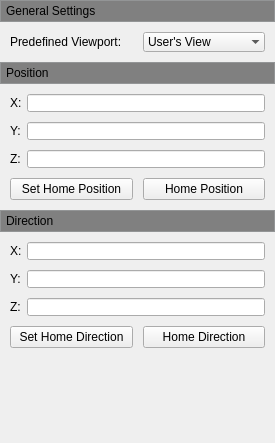
               <widget class="QWidget" name="scrollAreaWidgetContents_7">
                <property name="geometry">
                 <rect>
                  <x>0</x>
                  <y>0</y>
                  <width>275</width>
                  <height>443</height>
                 </rect>
                </property>
                <layout class="QVBoxLayout" name="verticalLayout_20">
                 <property name="spacing">
                  <number>0</number>
                 </property>
                 <property name="leftMargin">
                  <number>0</number>
                 </property>
                 <property name="topMargin">
                  <number>0</number>
                 </property>
                 <property name="rightMargin">
                  <number>0</number>
                 </property>
                 <property name="bottomMargin">
                  <number>0</number>
                 </property>
                 <item>
                  <widget class="QFrame" name="verticalFrame_6">
                   <property name="styleSheet">
                    <string notr="true">background-color:rgb(191,193,194)</string>
                   </property>
                   <property name="frameShape">
                    <enum>QFrame::StyledPanel</enum>
                   </property>
                   <layout class="QVBoxLayout" name="verticalLayout_21">
                    <property name="leftMargin">
                     <number>0</number>
                    </property>
                    <property name="topMargin">
                     <number>0</number>
                    </property>
                    <property name="rightMargin">
                     <number>0</number>
                    </property>
                    <property name="bottomMargin">
                     <number>0</number>
                    </property>
                    <item>
                     <widget class="QPushButton" name="m_pPushButtonCameraGSet">
                      <property name="enabled">
                       <bool>true</bool>
                      </property>
                      <property name="sizePolicy">
                       <sizepolicy hsizetype="Expanding" vsizetype="Fixed">
                        <horstretch>0</horstretch>
                        <verstretch>0</verstretch>
                       </sizepolicy>
                      </property>
                      <property name="minimumSize">
                       <size>
                        <width>0</width>
                        <height>20</height>
                       </size>
                      </property>
                      <property name="maximumSize">
                       <size>
                        <width>16777215</width>
                        <height>20</height>
                       </size>
                      </property>
                      <property name="cursor">
                       <cursorShape>ArrowCursor</cursorShape>
                      </property>
                      <property name="mouseTracking">
                       <bool>true</bool>
                      </property>
                      <property name="focusPolicy">
                       <enum>Qt::NoFocus</enum>
                      </property>
                      <property name="autoFillBackground">
                       <bool>false</bool>
                      </property>
                      <property name="styleSheet">
                       <string notr="true">QPushButton {
    background-color: gray;
	border: 0px;
	border-radius: 0px;
	text-align: left;
	padding-left: 5px;
}
</string>
                      </property>
                      <property name="text">
                       <string>General Settings</string>
                      </property>
                      <property name="iconSize">
                       <size>
                        <width>10</width>
                        <height>10</height>
                       </size>
                      </property>
                      <property name="checkable">
                       <bool>true</bool>
                      </property>
                      <property name="checked">
                       <bool>true</bool>
                      </property>
                      <property name="flat">
                       <bool>true</bool>
                      </property>
                     </widget>
                    </item>
                   </layout>
                  </widget>
                 </item>
                 <item>
                  <widget class="QWidget" name="m_pCameraGSetWidget" native="true">
                   <layout class="QVBoxLayout" name="verticalLayout_13">
                    <property name="leftMargin">
                     <number>10</number>
                    </property>
                    <property name="topMargin">
                     <number>10</number>
                    </property>
                    <property name="rightMargin">
                     <number>10</number>
                    </property>
                    <property name="bottomMargin">
                     <number>10</number>
                    </property>
                    <item>
                     <widget class="QFrame" name="m_pLayoutGS">
                      <layout class="QHBoxLayout" name="horizontalLayout_8">
                       <property name="spacing">
                        <number>10</number>
                       </property>
                       <property name="leftMargin">
                        <number>0</number>
                       </property>
                       <property name="topMargin">
                        <number>0</number>
                       </property>
                       <property name="rightMargin">
                        <number>0</number>
                       </property>
                       <property name="bottomMargin">
                        <number>0</number>
                       </property>
                       <item>
                        <widget class="QLabel" name="label_4">
                         <property name="text">
                          <string>Predefined Viewport:</string>
                         </property>
                        </widget>
                       </item>
                       <item>
                        <widget class="QComboBox" name="m_pComboBox_PredefinedViewport">
                         <property name="frame">
                          <bool>false</bool>
                         </property>
                         <item>
                          <property name="text">
                           <string>User's View</string>
                          </property>
                         </item>
                         <item>
                          <property name="text">
                           <string>Top-Down</string>
                          </property>
                         </item>
                        </widget>
                       </item>
                      </layout>
                     </widget>
                    </item>
                   </layout>
                  </widget>
                 </item>
                 <item>
                  <widget class="QFrame" name="verticalFrame_7">
                   <property name="styleSheet">
                    <string notr="true">background-color:rgb(191,193,194)</string>
                   </property>
                   <property name="frameShape">
                    <enum>QFrame::StyledPanel</enum>
                   </property>
                   <layout class="QVBoxLayout" name="verticalLayout_22">
                    <property name="leftMargin">
                     <number>0</number>
                    </property>
                    <property name="topMargin">
                     <number>0</number>
                    </property>
                    <property name="rightMargin">
                     <number>0</number>
                    </property>
                    <property name="bottomMargin">
                     <number>0</number>
                    </property>
                    <item>
                     <widget class="QPushButton" name="m_pPushButtonCameraPosition">
                      <property name="enabled">
                       <bool>true</bool>
                      </property>
                      <property name="sizePolicy">
                       <sizepolicy hsizetype="Expanding" vsizetype="Fixed">
                        <horstretch>0</horstretch>
                        <verstretch>0</verstretch>
                       </sizepolicy>
                      </property>
                      <property name="minimumSize">
                       <size>
                        <width>0</width>
                        <height>20</height>
                       </size>
                      </property>
                      <property name="maximumSize">
                       <size>
                        <width>16777215</width>
                        <height>20</height>
                       </size>
                      </property>
                      <property name="focusPolicy">
                       <enum>Qt::NoFocus</enum>
                      </property>
                      <property name="autoFillBackground">
                       <bool>false</bool>
                      </property>
                      <property name="styleSheet">
                       <string notr="true">QPushButton {
    background-color:gray;
	border: 0px;
	border-radius: 0px;
	text-align: left;
	padding-left: 5px;
}
</string>
                      </property>
                      <property name="text">
                       <string>Position</string>
                      </property>
                      <property name="iconSize">
                       <size>
                        <width>10</width>
                        <height>10</height>
                       </size>
                      </property>
                      <property name="checkable">
                       <bool>true</bool>
                      </property>
                      <property name="checked">
                       <bool>true</bool>
                      </property>
                      <property name="flat">
                       <bool>true</bool>
                      </property>
                     </widget>
                    </item>
                   </layout>
                  </widget>
                 </item>
                 <item>
                  <widget class="QWidget" name="m_pCameraPositionWidget" native="true">
                   <layout class="QFormLayout" name="formLayout_13">
                    <property name="fieldGrowthPolicy">
                     <enum>QFormLayout::AllNonFixedFieldsGrow</enum>
                    </property>
                    <property name="horizontalSpacing">
                     <number>5</number>
                    </property>
                    <property name="verticalSpacing">
                     <number>10</number>
                    </property>
                    <property name="leftMargin">
                     <number>10</number>
                    </property>
                    <property name="topMargin">
                     <number>10</number>
                    </property>
                    <property name="rightMargin">
                     <number>10</number>
                    </property>
                    <property name="bottomMargin">
                     <number>10</number>
                    </property>
                    <item row="0" column="0">
                     <widget class="QLabel" name="label_52">
                      <property name="text">
                       <string>X:</string>
                      </property>
                      <property name="buddy">
                       <cstring>m_pCameraGSetWidget</cstring>
                      </property>
                     </widget>
                    </item>
                    <item row="0" column="1">
                     <widget class="QLineEdit" name="m_p_LineEdit_CameraPositionX">
                      <property name="maximumSize">
                       <size>
                        <width>1000</width>
                        <height>18</height>
                       </size>
                      </property>
                     </widget>
                    </item>
                    <item row="1" column="0">
                     <widget class="QLabel" name="label_53">
                      <property name="text">
                       <string>Y:</string>
                      </property>
                     </widget>
                    </item>
                    <item row="1" column="1">
                     <widget class="QLineEdit" name="m_p_LineEdit_CameraPositionY">
                      <property name="maximumSize">
                       <size>
                        <width>1000</width>
                        <height>18</height>
                       </size>
                      </property>
                     </widget>
                    </item>
                    <item row="2" column="0">
                     <widget class="QLabel" name="label_54">
                      <property name="text">
                       <string>Z:</string>
                      </property>
                     </widget>
                    </item>
                    <item row="2" column="1">
                     <widget class="QLineEdit" name="m_p_LineEdit_CameraPositionZ">
                      <property name="maximumSize">
                       <size>
                        <width>1000</width>
                        <height>18</height>
                       </size>
                      </property>
                      <property name="inputMask">
                       <string/>
                      </property>
                      <property name="placeholderText">
                       <string/>
                      </property>
                      <property name="cursorMoveStyle">
                       <enum>Qt::LogicalMoveStyle</enum>
                      </property>
                     </widget>
                    </item>
                    <item row="3" column="0" colspan="2">
                     <layout class="QHBoxLayout" name="horizontalLayout_16">
                      <property name="spacing">
                       <number>10</number>
                      </property>
                      <property name="leftMargin">
                       <number>0</number>
                      </property>
                      <property name="rightMargin">
                       <number>0</number>
                      </property>
                      <property name="bottomMargin">
                       <number>0</number>
                      </property>
                      <item>
                       <widget class="QPushButton" name="m_p_PushButton_SetHomePosition">
                        <property name="sizePolicy">
                         <sizepolicy hsizetype="Expanding" vsizetype="Fixed">
                          <horstretch>0</horstretch>
                          <verstretch>0</verstretch>
                         </sizepolicy>
                        </property>
                        <property name="minimumSize">
                         <size>
                          <width>0</width>
                          <height>22</height>
                         </size>
                        </property>
                        <property name="maximumSize">
                         <size>
                          <width>1000</width>
                          <height>21</height>
                         </size>
                        </property>
                        <property name="text">
                         <string>Set Home Position</string>
                        </property>
                       </widget>
                      </item>
                      <item>
                       <widget class="QPushButton" name="m_p_PushButton_HomePosition">
                        <property name="sizePolicy">
                         <sizepolicy hsizetype="Expanding" vsizetype="Fixed">
                          <horstretch>0</horstretch>
                          <verstretch>0</verstretch>
                         </sizepolicy>
                        </property>
                        <property name="minimumSize">
                         <size>
                          <width>0</width>
                          <height>22</height>
                         </size>
                        </property>
                        <property name="maximumSize">
                         <size>
                          <width>1000</width>
                          <height>21</height>
                         </size>
                        </property>
                        <property name="text">
                         <string>Home Position</string>
                        </property>
                       </widget>
                      </item>
                     </layout>
                    </item>
                   </layout>
                  </widget>
                 </item>
                 <item>
                  <widget class="QFrame" name="verticalFrame_8">
                   <property name="styleSheet">
                    <string notr="true">background-color:rgb(191,193,194)</string>
                   </property>
                   <property name="frameShape">
                    <enum>QFrame::StyledPanel</enum>
                   </property>
                   <layout class="QVBoxLayout" name="verticalLayout_23">
                    <property name="leftMargin">
                     <number>0</number>
                    </property>
                    <property name="topMargin">
                     <number>0</number>
                    </property>
                    <property name="rightMargin">
                     <number>0</number>
                    </property>
                    <property name="bottomMargin">
                     <number>0</number>
                    </property>
                    <item>
                     <widget class="QPushButton" name="m_pPushButtonCameraDirection">
                      <property name="enabled">
                       <bool>true</bool>
                      </property>
                      <property name="sizePolicy">
                       <sizepolicy hsizetype="Expanding" vsizetype="Fixed">
                        <horstretch>0</horstretch>
                        <verstretch>0</verstretch>
                       </sizepolicy>
                      </property>
                      <property name="minimumSize">
                       <size>
                        <width>0</width>
                        <height>20</height>
                       </size>
                      </property>
                      <property name="maximumSize">
                       <size>
                        <width>16777215</width>
                        <height>20</height>
                       </size>
                      </property>
                      <property name="focusPolicy">
                       <enum>Qt::NoFocus</enum>
                      </property>
                      <property name="autoFillBackground">
                       <bool>false</bool>
                      </property>
                      <property name="styleSheet">
                       <string notr="true">QPushButton {
    background-color: gray;
	border: 0px;
	border-radius: 0px;
	text-align: left;
	padding-left: 5px;
}
</string>
                      </property>
                      <property name="text">
                       <string>Direction</string>
                      </property>
                      <property name="iconSize">
                       <size>
                        <width>10</width>
                        <height>10</height>
                       </size>
                      </property>
                      <property name="checkable">
                       <bool>true</bool>
                      </property>
                      <property name="checked">
                       <bool>true</bool>
                      </property>
                      <property name="autoExclusive">
                       <bool>true</bool>
                      </property>
                      <property name="flat">
                       <bool>true</bool>
                      </property>
                     </widget>
                    </item>
                   </layout>
                  </widget>
                 </item>
                 <item>
                  <widget class="QWidget" name="m_pCameraDirectionWidget" native="true">
                   <layout class="QFormLayout" name="formLayout_14">
                    <property name="fieldGrowthPolicy">
                     <enum>QFormLayout::AllNonFixedFieldsGrow</enum>
                    </property>
                    <property name="horizontalSpacing">
                     <number>5</number>
                    </property>
                    <property name="verticalSpacing">
                     <number>10</number>
                    </property>
                    <property name="leftMargin">
                     <number>10</number>
                    </property>
                    <property name="topMargin">
                     <number>10</number>
                    </property>
                    <property name="rightMargin">
                     <number>10</number>
                    </property>
                    <property name="bottomMargin">
                     <number>10</number>
                    </property>
                    <item row="0" column="0">
                     <widget class="QLabel" name="m_p_Label_DirectionX">
                      <property name="text">
                       <string>X:</string>
                      </property>
                     </widget>
                    </item>
                    <item row="0" column="1">
                     <widget class="QLineEdit" name="m_p_LineEdit_DirectionX">
                      <property name="maximumSize">
                       <size>
                        <width>1000</width>
                        <height>18</height>
                       </size>
                      </property>
                     </widget>
                    </item>
                    <item row="1" column="0">
                     <widget class="QLabel" name="label_56">
                      <property name="text">
                       <string>Y:</string>
                      </property>
                     </widget>
                    </item>
                    <item row="1" column="1">
                     <widget class="QLineEdit" name="m_p_LineEdit_DirectionY">
                      <property name="sizePolicy">
                       <sizepolicy hsizetype="Expanding" vsizetype="Fixed">
                        <horstretch>0</horstretch>
                        <verstretch>0</verstretch>
                       </sizepolicy>
                      </property>
                      <property name="maximumSize">
                       <size>
                        <width>1000</width>
                        <height>18</height>
                       </size>
                      </property>
                     </widget>
                    </item>
                    <item row="2" column="0">
                     <widget class="QLabel" name="label_57">
                      <property name="text">
                       <string>Z:</string>
                      </property>
                     </widget>
                    </item>
                    <item row="2" column="1">
                     <widget class="QLineEdit" name="m_p_LineEdit_DirectionZ">
                      <property name="maximumSize">
                       <size>
                        <width>1000</width>
                        <height>18</height>
                       </size>
                      </property>
                      <property name="inputMask">
                       <string/>
                      </property>
                      <property name="placeholderText">
                       <string/>
                      </property>
                      <property name="cursorMoveStyle">
                       <enum>Qt::LogicalMoveStyle</enum>
                      </property>
                     </widget>
                    </item>
                    <item row="3" column="0" colspan="2">
                     <layout class="QHBoxLayout" name="horizontalLayout_15">
                      <property name="spacing">
                       <number>10</number>
                      </property>
                      <item>
                       <widget class="QPushButton" name="m_p_PushButton_SetHomeDirection">
                        <property name="sizePolicy">
                         <sizepolicy hsizetype="Expanding" vsizetype="Fixed">
                          <horstretch>0</horstretch>
                          <verstretch>0</verstretch>
                         </sizepolicy>
                        </property>
                        <property name="minimumSize">
                         <size>
                          <width>0</width>
                          <height>22</height>
                         </size>
                        </property>
                        <property name="maximumSize">
                         <size>
                          <width>200</width>
                          <height>21</height>
                         </size>
                        </property>
                        <property name="text">
                         <string>Set Home Direction</string>
                        </property>
                       </widget>
                      </item>
                      <item>
                       <widget class="QPushButton" name="m_p_PushButton_HomeDirection">
                        <property name="sizePolicy">
                         <sizepolicy hsizetype="Expanding" vsizetype="Fixed">
                          <horstretch>0</horstretch>
                          <verstretch>0</verstretch>
                         </sizepolicy>
                        </property>
                        <property name="minimumSize">
                         <size>
                          <width>0</width>
                          <height>22</height>
                         </size>
                        </property>
                        <property name="maximumSize">
                         <size>
                          <width>200</width>
                          <height>21</height>
                         </size>
                        </property>
                        <property name="text">
                         <string>Home Direction</string>
                        </property>
                       </widget>
                      </item>
                     </layout>
                    </item>
                   </layout>
                  </widget>
                 </item>
                 <item>
                  <spacer name="verticalSpacer_7">
                   <property name="orientation">
                    <enum>Qt::Vertical</enum>
                   </property>
                   <property name="sizeHint" stdset="0">
                    <size>
                     <width>20</width>
                     <height>40</height>
                    </size>
                   </property>
                  </spacer>
                 </item>
                </layout>
               </widget>
